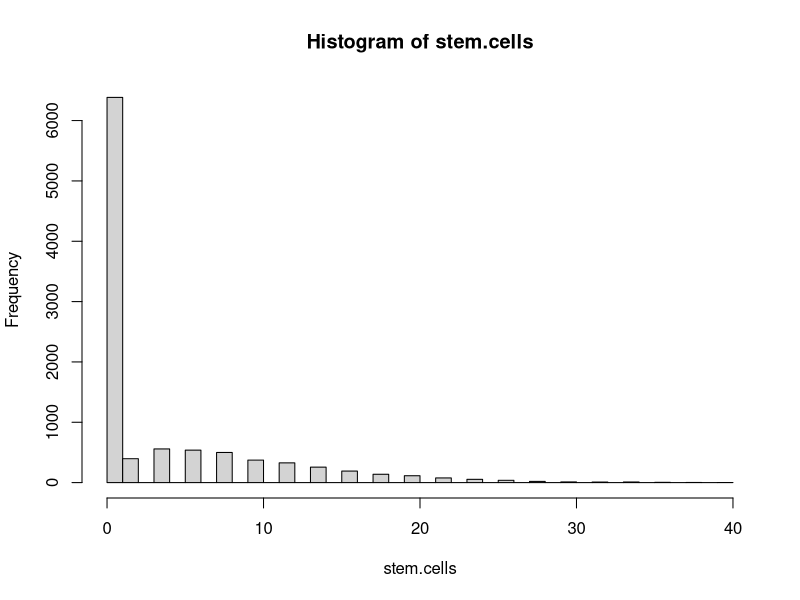

Write the R code that produced this figure.
#R Program to Monte Carlo stem cell proliferation model
stem.cells <- c(0)
n.trials <- 10000
n.gens <- 7
p.div <- 0.6
for (i.trial in 1:n.trials) {   # Loop over Monte Carlo Trials  
  n.stem.curr <- 1
  n.stem.next <- 0
  for (i.gen in 1:n.gens) {     # Loop over generations
    ## Add 5 lines here
    ## Looping over stem cells in current gen
    ## and randomly choosing which divide
    for (i.cell in 1:n.stem.curr) {
    	if (p.div>runif(1)) {
    		n.stem.next<-n.stem.next+2
    	}
    }
    n.stem.curr <- n.stem.next
    n.stem.next <- 0
    if (n.stem.curr==0) {
      break
    }
  }
  stem.cells[i.trial] <- n.stem.curr
}
hist(stem.cells, breaks=50)
output<-sprintf("Mean # cells at %3d gens=%7.2f\n",n.gens, mean(stem.cells))
cat(output)
